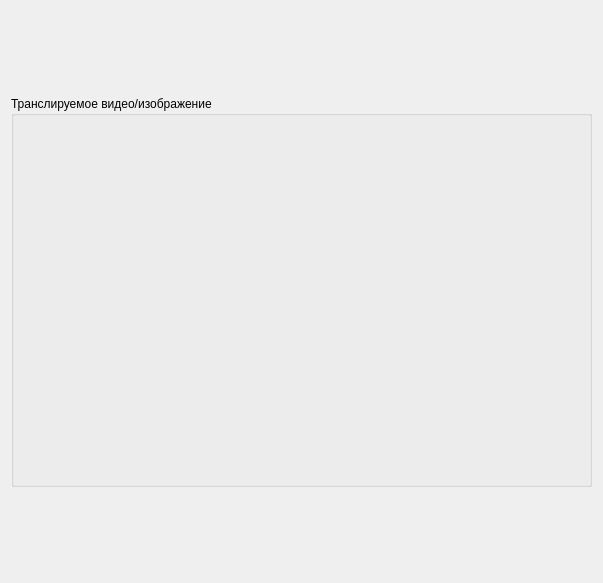
<?xml version="1.0" encoding="UTF-8"?>
<ui version="4.0">
 <class>BaseProcessingWidget</class>
 <widget class="QWidget" name="BaseProcessingWidget">
  <property name="geometry">
   <rect>
    <x>0</x>
    <y>0</y>
    <width>603</width>
    <height>583</height>
   </rect>
  </property>
  <property name="sizePolicy">
   <sizepolicy hsizetype="Fixed" vsizetype="Preferred">
    <horstretch>0</horstretch>
    <verstretch>0</verstretch>
   </sizepolicy>
  </property>
  <property name="windowTitle">
   <string>Form</string>
  </property>
  <layout class="QVBoxLayout" name="verticalLayout">
   <item>
    <widget class="QGroupBox" name="groupBox_2">
     <property name="sizePolicy">
      <sizepolicy hsizetype="Fixed" vsizetype="Fixed">
       <horstretch>0</horstretch>
       <verstretch>0</verstretch>
      </sizepolicy>
     </property>
     <property name="minimumSize">
      <size>
       <width>581</width>
       <height>391</height>
      </size>
     </property>
     <property name="title">
      <string>Транслируемое видео/изображение</string>
     </property>
     <layout class="QHBoxLayout" name="horizontalLayout_2">
      <item>
       <widget class="QLabel" name="outVideoImage">
        <property name="sizePolicy">
         <sizepolicy hsizetype="Preferred" vsizetype="Preferred">
          <horstretch>0</horstretch>
          <verstretch>0</verstretch>
         </sizepolicy>
        </property>
        <property name="text">
         <string/>
        </property>
       </widget>
      </item>
     </layout>
    </widget>
   </item>
   <item>
    <layout class="QVBoxLayout" name="settingsLayout"/>
   </item>
  </layout>
 </widget>
 <resources/>
 <connections/>
</ui>
